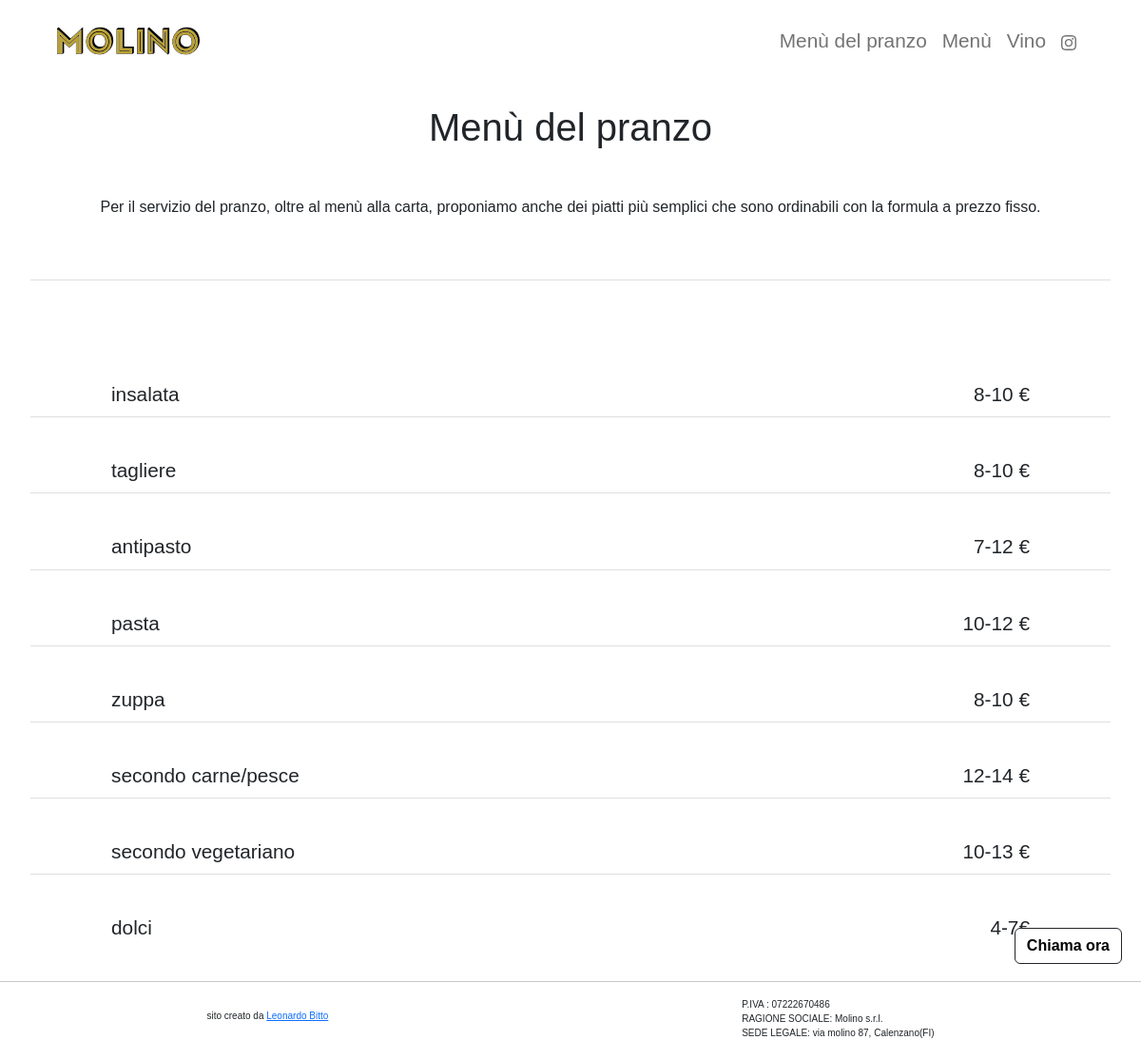
Before: /business_menu with the older database file.
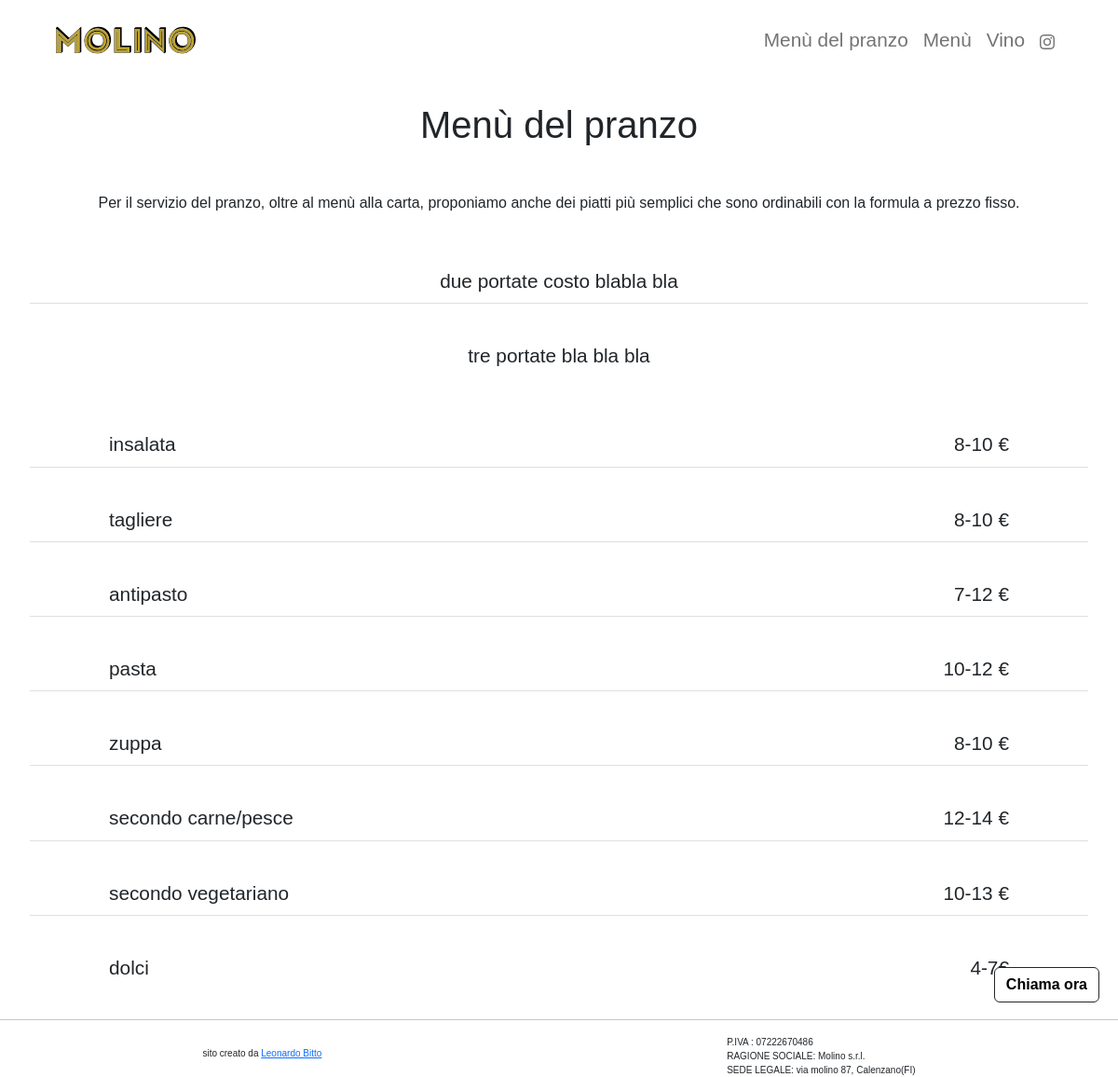
After: the same page with the newer database file.
### website/models.py (models this page shows)
class Business_Menu(models.Model):
    opzione1 = models.CharField(max_length=300, blank=True)
    opzione2 = models.CharField(max_length=300, blank=True)
    class Meta:
        verbose_name_plural = 'Business_Menues'

### website/views.py (the view)
# urls.py: path('business_menu', views.business_menu, name="business_menu"),
def business_menu(request):
    menu = Business_Menu.objects.all()[0]
    phone = Contact.objects.all()[0]
    context={
        'opzione1':menu.opzione1,
        'opzione2':menu.opzione2,
        'phone':phone.phone,
    }
    return render(request, 'website/lunch_menu.html', context)

### website/templates/website/lunch_menu.html
{% extends "website/base.html" %}
{% load static %}
{% block content %}
<h2 class="text-center fs-1 mx-auto p-4"> Menù del pranzo </h2>
<p class="m-auto p-3 text-center fs-6"> Per il servizio del pranzo, oltre al menù alla carta, proponiamo anche dei piatti più semplici che sono ordinabili con la formula a prezzo fisso.</p>
<ul class="list-group list-group-flush m-3 ">
    <li class="list-group-item d-flex justify-content-around m-3"> {{ opzione1 }} </li>
    <li class="list-group-item d-flex justify-content-around m-3"> {{ opzione2 }} </li>
</ul>
<ul class="list-group list-group-flush m-3 ">
    <li class="list-group-item d-flex justify-content-around m-3">
        <span class="col-6"> insalata</span>
        <span class="col-3 text-end"> 8-10 €</span>
    </li>
    <li class="list-group-item d-flex justify-content-around m-3">
        <span class="col-6">tagliere</span>
        <span class="col-3 text-end">8-10 €</span>
    </li>
    <li class="list-group-item d-flex justify-content-around m-3">
        <span class="col-6">antipasto</span>
        <span class="col-3 text-end">7-12 €</span>
    </li>
    <li class="list-group-item d-flex justify-content-around m-3">
        <span class="col-6">pasta</span>
        <span class="col-3 text-end">10-12 € </span>
    </li>
    <li class="list-group-item d-flex justify-content-around m-3">
        <span class="col-6">zuppa</span>
        <span class="col-3 text-end">8-10 €</span>
    </li>
    <li class="list-group-item d-flex justify-content-around m-3">
        <span class="col-6">secondo carne/pesce</span>
        <span class="col-3 text-end">12-14 €</span>
    </li>
    <li class="list-group-item d-flex justify-content-around m-3">
        <span class="col-6">secondo vegetariano</span>
        <span class="col-3 text-end">10-13 €</span>
    </li>
    <li class="list-group-item d-flex justify-content-around m-3">
        <span class="col-6">dolci</span>
        <span class="col-3 text-end">4-7€</span>
    </li>
</ul>
<div id="call_to_action" class="btn btn-outline-dark"  >
    <a id="call_link" href="tel:+39{{ phone }}">Chiama ora</a>
</div>
{% endblock %}

Changed rows visible on the page:
now on this page (row edited): Business_Menu: opzione1 "due portate costo blabla bla", opzione2 "tre portate bla bla bla"
